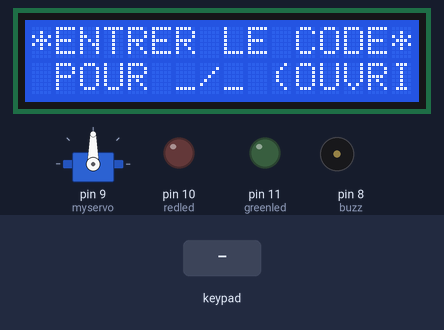
Bench run of a sketch on a simulated Arduino Uno, built with avr-gcc and run on an emulated ATmega328P. On the bench: servo, 16×2 character LCD, output pins drawn as LEDs (lit = HIGH), buzzer (waves = sounding, pin HIGH). Inputs (shaded band) come from the test bench. What the sketch prints to the serial monitor is not drawn.

Above: at 1.2 s.
1.3 s: key '1' pressed
At 1.7 s:
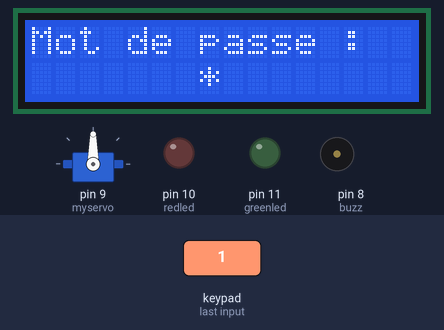
At 3.3 s:
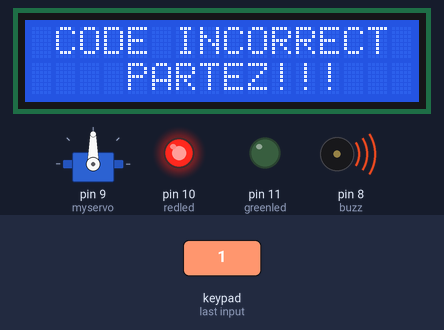
4.3 s: keypad keys 4 5 6 7 pressed 0.4 s apart
At 8.7 s:
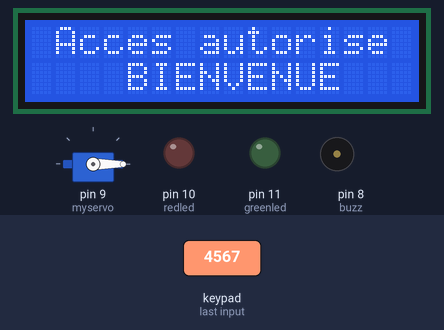
Timing chart, 0 to 22.4 s (numbered marks = the images above; inputs shaded):
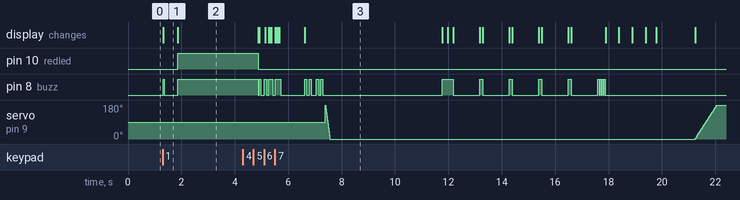

Measured:
- after the input at 1.3 s, pin 10 (redled): LOW → HIGH after 0.57 s; pin 8 (buzz): LOW → HIGH at once, → LOW 0.05 s later, → HIGH 0.51 s later; the display: changes at once (image 1)
- after the input at 4.3 s, the display: first differs from a run without the input after 0.61 s (image 3 shows a later state)
- what the display in image 1 shows lasts 0.6 s, from 1.3 s to 1.9 s

The sketch:

system.ino
```cpp
// mise en place des librairies nécéssaires

#include <Keypad.h>
#include <LiquidCrystal.h>
#include <Servo.h>

Servo myservo;
int pos=0; // LCD Connexion
LiquidCrystal lcd(A0,A1,A2,A3,A4,A5);
const byte rows=4;
const byte cols=3;

char key[rows][cols]={
{'1','2','3'},
{'4','5','6'},
{'7','8','9'},
{'*','0','#'}
};
byte rowPins[rows]={1,2,3,4};
byte colPins[cols]={5,6,7};
Keypad keypad= Keypad(makeKeymap(key),rowPins,colPins,rows,cols);
char* password="4567";
int currentposition=0;
int redled=10;
int greenled=11;
int buzz=8;
int invalidcount=12;


void setup()
{

displayscreen();
Serial.begin(9600);
pinMode(redled, OUTPUT);
pinMode(greenled, OUTPUT);
pinMode(buzz, OUTPUT);
myservo.attach(9); //SERVOMOTEUR ATTACHÉ//

lcd.begin(16,2);

}

void loop()
{
if( currentposition==0)
{
displayscreen();

}
int l ;
char code=keypad.getKey();
if(code!=NO_KEY)
{
lcd.clear();
lcd.setCursor(0,0);
lcd.print("Mot de passe :");
lcd.setCursor(7,1);
lcd.print(" ");
lcd.setCursor(7,1);
for(l=0;l<=currentposition;++l)
{

lcd.print("*");
keypress();
}

if (code==password[currentposition])
{
++currentposition;
if(currentposition==4)
{

unlockdoor();
currentposition=0;

}

}

else
{
++invalidcount;
incorrect();
currentposition=0;

}
if(invalidcount==5)
{

++invalidcount;
torture1();

}
if(invalidcount==8)
{
torture2();
}

}
// fin de la boucle
}

//ouverture de la fonction d'entrée

void unlockdoor()
{
delay(900);

lcd.setCursor(0,0);
lcd.println(" ");
lcd.setCursor(1,0);
lcd.print("Acces autorise");
lcd.setCursor(4,1);
lcd.println("BIENVENUE!!");
lcd.setCursor(15,1);
lcd.println(" ");
lcd.setCursor(16,1);
lcd.println(" ");
lcd.setCursor(14,1);
lcd.println(" ");
lcd.setCursor(13,1);
lcd.println(" ");
unlockbuzz();

for(pos = 180; pos>=0; pos-=5) // passe de 180 degrés à 0 degré
{
myservo.write(pos); // dit au servo d'aller à la position de la variable 'pos'.
delay(5); // attend 15ms pour que le servo atteigne la position.
}
delay(2000);


delay(1000);
counterbeep();

delay(1000);

for(pos = 0; pos <= 180; pos +=5) // va de 0 à 180 degrés
{ // par étapes de 1 degré en 1 degré
myservo.write(pos); // dit au servo d'aller à la position de la variable 'pos'.
delay(15);


currentposition=0;

lcd.clear();
displayscreen();

}
}

//***FONCTION CODE FAUX

void incorrect()
{
delay(500);
lcd.clear();
lcd.setCursor(1,0);
lcd.print("CODE");
lcd.setCursor(6,0);
lcd.print("INCORRECT");
lcd.setCursor(15,1);
lcd.println(" ");
lcd.setCursor(4,1);
lcd.println("PARTEZ!!!");

lcd.setCursor(13,1);
lcd.println(" ");
Serial.println("CODE INCORRECT VOUS N'ÊTES PAS AUTORISÉ");
digitalWrite(redled, HIGH);
digitalWrite(buzz, HIGH);
delay(3000);
lcd.clear();
digitalWrite(redled, LOW);
digitalWrite(buzz,LOW);
displayscreen();
}
//fonction nettoyage de l'écran
void clearscreen()
{
lcd.setCursor(0,0);
lcd.println(" ");
lcd.setCursor(0,1);
lcd.println(" ");
lcd.setCursor(0,2);
lcd.println(" ");
lcd.setCursor(0,3);
lcd.println(" ");
}
//******************************KEYPRESS***********************************//
void keypress()
{


digitalWrite(buzz, HIGH);
delay(50);
digitalWrite(buzz, LOW);
}
//********************************FONCTION D'AFFICHAGE!!!***********************************************************//
void displayscreen()
{

lcd.setCursor(0,0);
lcd.println("*ENTRER LE CODE*");
lcd.setCursor(1 ,1);

lcd.println("POUR _/_ (OUVRIR))!!");
}
//*************************** ARM SERVO****************************************************************************//
void armservo()
{

for (pos=180;pos<=180;pos+=50)
{
myservo.write(pos);
delay(5);
}
delay(5000);

for(pos=180;pos>=0;pos-=50)
{
myservo.write(pos);
}

}
//********************************DÉBLOQUEZ LE BUZZ***********************************//
void unlockbuzz()
{

digitalWrite(buzz, HIGH);
delay(80);
digitalWrite(buzz, LOW);
delay(80);
digitalWrite(buzz, HIGH);
delay(80);
digitalWrite(buzz, LOW);
delay(200);
digitalWrite(buzz, HIGH);
delay(80);
digitalWrite(buzz, LOW);
delay(80);
digitalWrite(buzz, HIGH);
delay(80);
digitalWrite(buzz, LOW);
delay(80);
}

//*******************************COUNTER BEEP*************************************//
void counterbeep()
{
delay(1200);


lcd.clear();
digitalWrite(buzz, HIGH);

lcd.setCursor(2,15);
lcd.println(" ");
lcd.setCursor(2,14);
lcd.println(" ");
lcd.setCursor(2,0);
delay(200);
lcd.println("ENTREZ DANS:::");

lcd.setCursor(4,1);
lcd.print("5");
delay(200);
lcd.clear();
lcd.setCursor(2,0);
lcd.println("ENTREZ DANS:");
digitalWrite(buzz,LOW);
delay(1000);
//2
digitalWrite(buzz, HIGH);
lcd.setCursor(2,0);
lcd.println("ENTREZ DANS:");
lcd.setCursor(4,1); //2
lcd.print("4");
delay(100);
lcd.clear();
lcd.setCursor(2,0);
lcd.println("GET IN WITHIN:");
digitalWrite(buzz,LOW);
delay(1000);
//3
digitalWrite(buzz, HIGH);
lcd.setCursor(2,0);
lcd.println("ENTREZ DANS:");
lcd.setCursor(4,1); //3
lcd.print("3");
delay(100);
lcd.clear();
lcd.setCursor(2,0);
lcd.println("ENTREZ DANS:");
digitalWrite(buzz,LOW);
delay(1000);
//4
digitalWrite(buzz, HIGH);
lcd.setCursor(2,0);
lcd.println("ENTREZ DANS:");
lcd.setCursor(4,1); //4
lcd.print("2");
delay(100);
lcd.clear();
lcd.setCursor(2,0);
lcd.println("ENTREZ DANS:");
digitalWrite(buzz,LOW);
delay(1000);
//
digitalWrite(buzz, HIGH);
lcd.setCursor(4,1);
lcd.print("1");
delay(100);
lcd.clear();
lcd.setCursor(2,0);
lcd.println("ENTREZ DANS::");
digitalWrite(buzz,LOW);
delay(1000);
//5
digitalWrite(buzz, HIGH);
delay(40);
digitalWrite(buzz,LOW);
delay(40);
digitalWrite(buzz, HIGH);
delay(40);
digitalWrite(buzz,LOW);
delay(40);
digitalWrite(buzz, HIGH);
delay(40);
digitalWrite(buzz,LOW);
delay(40);
digitalWrite(buzz, HIGH);
delay(40);
digitalWrite(buzz,LOW);
lcd.clear();
lcd.setCursor(2,0);
lcd.print("VEROUILLAGE");
delay(500);
lcd.setCursor(12,0);
lcd.print(".");
delay(500);
lcd.setCursor(13,0);
lcd.print(".");
delay(500);
lcd.setCursor(14,0);
lcd.print(".");
delay(400);
lcd.clear();
lcd.setCursor(4,0);
lcd.print("LOCKED!");
delay(440);
}
//*****************************TORTURE1****************************************//
void torture1()
{
delay(1000);
lcd.clear();
lcd.setCursor(2,0);
lcd.print("ATTENDEZ POUR ");
lcd.setCursor(5,1);
lcd.print("15 SECONDES");
digitalWrite(buzz, HIGH);
delay(15000);
digitalWrite(buzz, LOW);
lcd.clear();
lcd.setCursor(2,0);
lcd.print("LOL..");
lcd.setCursor(1,1);
lcd.print(" COMMENT C'ÉTAIT ?");
delay(3500);
lcd.clear();

}
//******************************TORTURE2*****************************************//
void torture2()
{
delay(1000);
lcd.setCursor(1,0);
lcd.print(" ");
lcd.setCursor(2,0);
lcd.print("LES TAMBOURS D'OREILLE SONT");
lcd.setCursor(0,1);
lcd.print(" PRECIEUX!! ");
delay(1500);
lcd.clear();
lcd.setCursor(1,0);
lcd.print(" ATTENDEZ POUR");
lcd.setCursor(4,1);
lcd.print(" 1 MINUTE");
digitalWrite(buzz, HIGH);
delay(55000);
counterbeep();
lcd.clear();
digitalWrite(buzz, LOW);
lcd.setCursor(2,0);
lcd.print("TU VEUX QUE JE TE CONTREDISE");
lcd.setCursor(1,1);
lcd.print("ENCORE PLUS ?");
delay(2500);
lcd.clear();
lcd.setCursor(2,0);
lcd.print("Ha Ha Ha Ha");
delay(1700);
lcd.clear();
}
```
